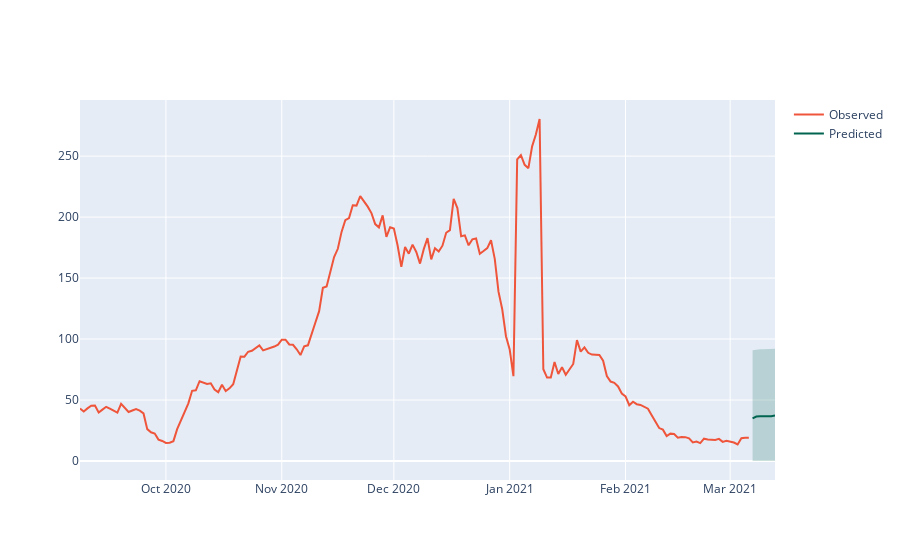

Notebook source saved alongside this figure:
### Code cell
x = pd.date_range(day_zero - pd.DateOffset(days=run.config.max_encoder_length), day_zero + pd.DateOffset(days=run.config.max_pred_length-1), freq="D").to_list()
x_rev = x[-1::-1]

# Line 1
y1 = y_known
y1_upper = y_upper
y1_lower = y_lower
y1_lower = y1_lower[-1::-1]



fig = go.Figure()

fig.add_trace(go.Scatter(
    x=x+x_rev,
    y=y1_upper+y1_lower,
    fill='toself',
    fillcolor='rgba(0,100,80,0.2)',
    line_color='rgba(255,255,255,0)',
    showlegend=False

))

fig.add_trace(go.Scatter(
    x=x,
    y=y_known,
    name="Observed",
    showlegend=True
))

fig.add_trace(go.Scatter(
    x=x, 
    y=y_pred,
    line_color='rgb(0,100,80)',
    name='Predicted',
))

fig.show()

### Figure 1 — Plotly figure (JSON) as saved in the notebook; plotly's stock layout.template omitted (floating-point values rounded to 4 significant figures; data arrays with more than 128 entries replaced by an {"elided": "..."} marker saying what was removed)
{"data": [{"fill": "toself", "fillcolor": "rgba(0,100,80,0.2)", "line": {"color": "rgba(255,255,255,0)"}, "showlegend": false, "type": "scatter", "x": {"elided": "374 str values"}, "y": {"elided": "374 float values"}}, {"name": "Observed", "showlegend": true, "type": "scatter", "x": {"elided": "187 str values"}, "y": {"elided": "187 float values"}}, {"line": {"color": "rgb(0,100,80)"}, "name": "Predicted", "type": "scatter", "x": {"elided": "187 str values"}, "y": {"elided": "187 float values"}}], "layout": {"autosize": true, "xaxis": {"autorange": true, "range": ["2020-09-08", "2021-03-13"], "type": "date"}, "yaxis": {"autorange": true, "range": [-15.58, 296.0], "type": "linear"}}}
